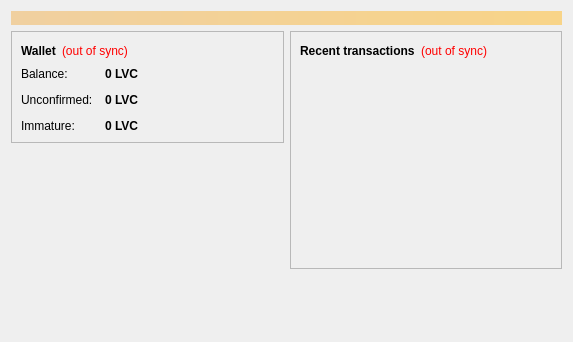
<?xml version="1.0" encoding="UTF-8"?>
<ui version="4.0">
 <class>OverviewPage</class>
 <widget class="QWidget" name="OverviewPage">
  <property name="geometry">
   <rect>
    <x>0</x>
    <y>0</y>
    <width>573</width>
    <height>342</height>
   </rect>
  </property>
  <property name="windowTitle">
   <string>Form</string>
  </property>
  <layout class="QVBoxLayout" name="topLayout">
   <item>
    <widget class="QLabel" name="labelAlerts">
     <property name="visible">
      <bool>false</bool>
     </property>
     <property name="styleSheet">
      <string notr="true">background-color: qlineargradient(x1: 0, y1: 0, x2: 1, y2: 0, stop:0 #F0D0A0, stop:1 #F8D488); color:#000000;</string>
     </property>
     <property name="wordWrap">
      <bool>true</bool>
     </property>
     <property name="margin">
      <number>3</number>
     </property>
    </widget>
   </item>
   <item>
    <layout class="QHBoxLayout" name="horizontalLayout" stretch="1,1">
     <item>
      <layout class="QVBoxLayout" name="verticalLayout_2">
       <item>
        <widget class="QFrame" name="frame">
         <property name="frameShape">
          <enum>QFrame::StyledPanel</enum>
         </property>
         <property name="frameShadow">
          <enum>QFrame::Raised</enum>
         </property>
         <layout class="QVBoxLayout" name="verticalLayout_4">
          <item>
           <layout class="QHBoxLayout" name="horizontalLayout_4">
            <item>
             <widget class="QLabel" name="label_5">
              <property name="font">
               <font>
                <weight>75</weight>
                <bold>true</bold>
               </font>
              </property>
              <property name="text">
               <string>Wallet</string>
              </property>
             </widget>
            </item>
            <item>
             <widget class="QLabel" name="labelWalletStatus">
              <property name="toolTip">
               <string>The displayed information may be out of date. Your wallet automatically synchronizes with the Bitcoin network after a connection is established, but this process has not completed yet.</string>
              </property>
              <property name="styleSheet">
               <string notr="true">QLabel { color: red; }</string>
              </property>
              <property name="text">
               <string notr="true">(out of sync)</string>
              </property>
              <property name="alignment">
               <set>Qt::AlignLeading|Qt::AlignLeft|Qt::AlignVCenter</set>
              </property>
             </widget>
            </item>
            <item>
             <spacer name="horizontalSpacer_2">
              <property name="orientation">
               <enum>Qt::Horizontal</enum>
              </property>
              <property name="sizeHint" stdset="0">
               <size>
                <width>40</width>
                <height>20</height>
               </size>
              </property>
             </spacer>
            </item>
           </layout>
          </item>
          <item>
           <layout class="QFormLayout" name="formLayout_2">
            <property name="fieldGrowthPolicy">
             <enum>QFormLayout::AllNonFixedFieldsGrow</enum>
            </property>
            <property name="horizontalSpacing">
             <number>12</number>
            </property>
            <property name="verticalSpacing">
             <number>12</number>
            </property>
            <item row="0" column="0">
             <widget class="QLabel" name="label">
              <property name="text">
               <string>Balance:</string>
              </property>
             </widget>
            </item>
            <item row="0" column="1">
             <widget class="QLabel" name="labelBalance">
              <property name="font">
               <font>
                <weight>75</weight>
                <bold>true</bold>
               </font>
              </property>
              <property name="cursor">
               <cursorShape>IBeamCursor</cursorShape>
              </property>
              <property name="toolTip">
               <string>Your current balance</string>
              </property>
              <property name="text">
               <string notr="true">0 LVC</string>
              </property>
              <property name="textInteractionFlags">
               <set>Qt::LinksAccessibleByMouse|Qt::TextSelectableByKeyboard|Qt::TextSelectableByMouse</set>
              </property>
             </widget>
            </item>
            <item row="1" column="0">
             <widget class="QLabel" name="label_3">
              <property name="text">
               <string>Unconfirmed:</string>
              </property>
             </widget>
            </item>
            <item row="1" column="1">
             <widget class="QLabel" name="labelUnconfirmed">
              <property name="font">
               <font>
                <weight>75</weight>
                <bold>true</bold>
               </font>
              </property>
              <property name="cursor">
               <cursorShape>IBeamCursor</cursorShape>
              </property>
              <property name="toolTip">
               <string>Total of transactions that have yet to be confirmed, and do not yet count toward the current balance</string>
              </property>
              <property name="text">
               <string notr="true">0 LVC</string>
              </property>
              <property name="textInteractionFlags">
               <set>Qt::LinksAccessibleByMouse|Qt::TextSelectableByKeyboard|Qt::TextSelectableByMouse</set>
              </property>
             </widget>
            </item>
            <item row="2" column="0">
             <widget class="QLabel" name="labelImmatureText">
              <property name="text">
               <string>Immature:</string>
              </property>
             </widget>
            </item>
            <item row="2" column="1">
             <widget class="QLabel" name="labelImmature">
              <property name="font">
               <font>
                <weight>75</weight>
                <bold>true</bold>
               </font>
              </property>
              <property name="toolTip">
               <string>Mined balance that has not yet matured</string>
              </property>
              <property name="text">
               <string notr="true">0 LVC</string>
              </property>
              <property name="textInteractionFlags">
               <set>Qt::LinksAccessibleByMouse|Qt::TextSelectableByKeyboard|Qt::TextSelectableByMouse</set>
              </property>
             </widget>
            </item>
           </layout>
          </item>
         </layout>
        </widget>
       </item>
       <item>
        <spacer name="verticalSpacer">
         <property name="orientation">
          <enum>Qt::Vertical</enum>
         </property>
         <property name="sizeHint" stdset="0">
          <size>
           <width>20</width>
           <height>40</height>
          </size>
         </property>
        </spacer>
       </item>
      </layout>
     </item>
     <item>
      <layout class="QVBoxLayout" name="verticalLayout_3">
       <item>
        <widget class="QFrame" name="frame_2">
         <property name="frameShape">
          <enum>QFrame::StyledPanel</enum>
         </property>
         <property name="frameShadow">
          <enum>QFrame::Raised</enum>
         </property>
         <layout class="QVBoxLayout" name="verticalLayout">
          <item>
           <layout class="QHBoxLayout" name="horizontalLayout_2">
            <item>
             <widget class="QLabel" name="label_4">
              <property name="text">
               <string>&lt;b&gt;Recent transactions&lt;/b&gt;</string>
              </property>
             </widget>
            </item>
            <item>
             <widget class="QLabel" name="labelTransactionsStatus">
              <property name="toolTip">
               <string>The displayed information may be out of date. Your wallet automatically synchronizes with the Bitcoin network after a connection is established, but this process has not completed yet.</string>
              </property>
              <property name="styleSheet">
               <string notr="true">QLabel { color: red; }</string>
              </property>
              <property name="text">
               <string notr="true">(out of sync)</string>
              </property>
              <property name="alignment">
               <set>Qt::AlignRight|Qt::AlignTrailing|Qt::AlignVCenter</set>
              </property>
             </widget>
            </item>
            <item>
             <spacer name="horizontalSpacer">
              <property name="orientation">
               <enum>Qt::Horizontal</enum>
              </property>
              <property name="sizeHint" stdset="0">
               <size>
                <width>40</width>
                <height>20</height>
               </size>
              </property>
             </spacer>
            </item>
           </layout>
          </item>
          <item>
           <widget class="QListView" name="listTransactions">
            <property name="styleSheet">
             <string notr="true">QListView { background: transparent; }</string>
            </property>
            <property name="frameShape">
             <enum>QFrame::NoFrame</enum>
            </property>
            <property name="verticalScrollBarPolicy">
             <enum>Qt::ScrollBarAlwaysOff</enum>
            </property>
            <property name="horizontalScrollBarPolicy">
             <enum>Qt::ScrollBarAlwaysOff</enum>
            </property>
            <property name="selectionMode">
             <enum>QAbstractItemView::NoSelection</enum>
            </property>
           </widget>
          </item>
         </layout>
        </widget>
       </item>
       <item>
        <spacer name="verticalSpacer_2">
         <property name="orientation">
          <enum>Qt::Vertical</enum>
         </property>
         <property name="sizeHint" stdset="0">
          <size>
           <width>20</width>
           <height>40</height>
          </size>
         </property>
        </spacer>
       </item>
      </layout>
     </item>
    </layout>
   </item>
  </layout>
 </widget>
 <resources/>
 <connections/>
</ui>
